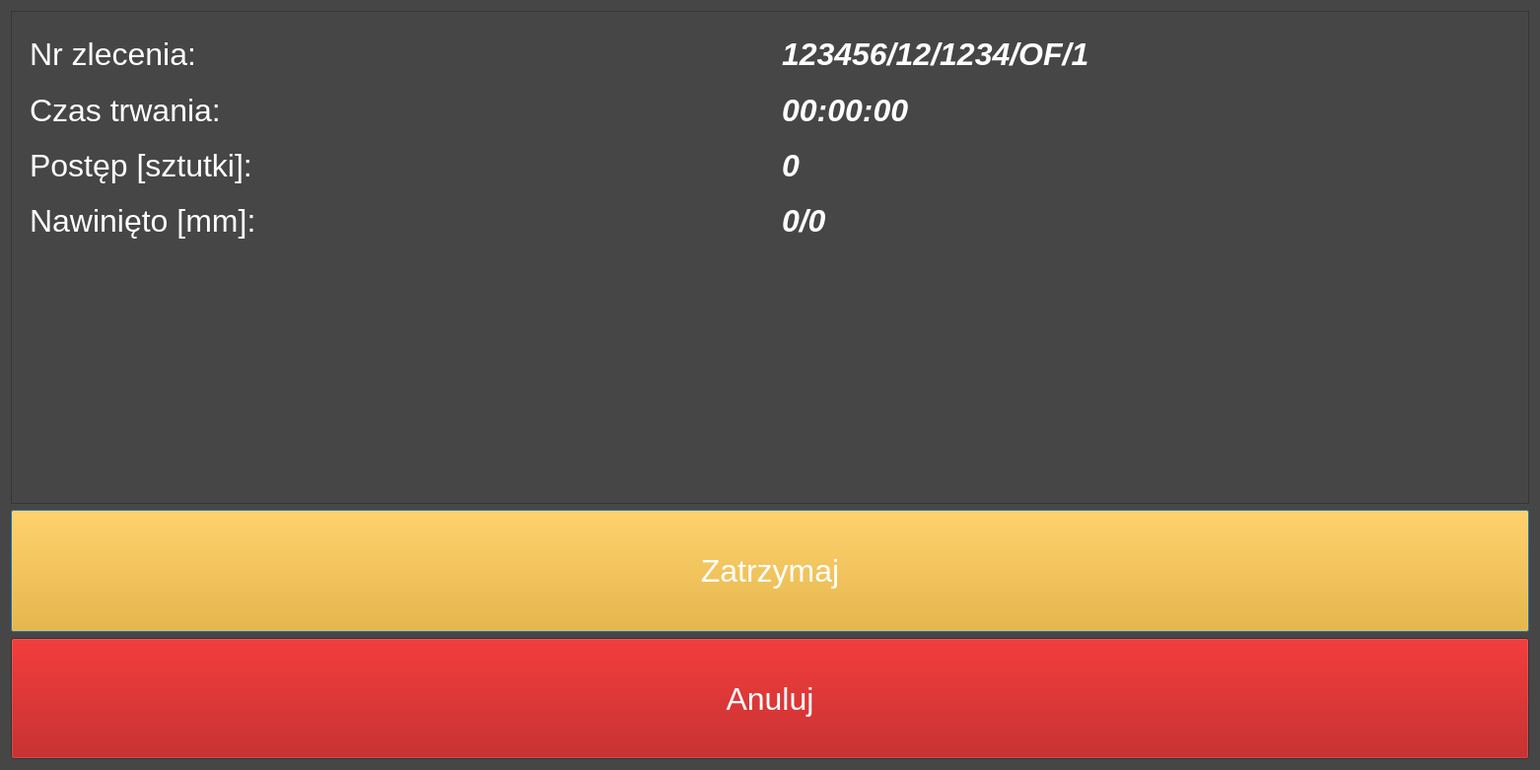
<?xml version="1.0" encoding="UTF-8"?>
<ui version="4.0">
 <class>winding_in_progress_Dialog</class>
 <widget class="QDialog" name="winding_in_progress_Dialog">
  <property name="geometry">
   <rect>
    <x>0</x>
    <y>0</y>
    <width>1562</width>
    <height>781</height>
   </rect>
  </property>
  <property name="palette">
   <palette>
    <active>
     <colorrole role="WindowText">
      <brush brushstyle="SolidPattern">
       <color alpha="255">
        <red>255</red>
        <green>255</green>
        <blue>255</blue>
       </color>
      </brush>
     </colorrole>
     <colorrole role="Button">
      <brush brushstyle="SolidPattern">
       <color alpha="255">
        <red>70</red>
        <green>70</green>
        <blue>70</blue>
       </color>
      </brush>
     </colorrole>
     <colorrole role="Light">
      <brush brushstyle="SolidPattern">
       <color alpha="255">
        <red>105</red>
        <green>105</green>
        <blue>105</blue>
       </color>
      </brush>
     </colorrole>
     <colorrole role="Midlight">
      <brush brushstyle="SolidPattern">
       <color alpha="255">
        <red>87</red>
        <green>87</green>
        <blue>87</blue>
       </color>
      </brush>
     </colorrole>
     <colorrole role="Dark">
      <brush brushstyle="SolidPattern">
       <color alpha="255">
        <red>35</red>
        <green>35</green>
        <blue>35</blue>
       </color>
      </brush>
     </colorrole>
     <colorrole role="Mid">
      <brush brushstyle="SolidPattern">
       <color alpha="255">
        <red>47</red>
        <green>47</green>
        <blue>47</blue>
       </color>
      </brush>
     </colorrole>
     <colorrole role="Text">
      <brush brushstyle="SolidPattern">
       <color alpha="255">
        <red>255</red>
        <green>255</green>
        <blue>255</blue>
       </color>
      </brush>
     </colorrole>
     <colorrole role="BrightText">
      <brush brushstyle="SolidPattern">
       <color alpha="255">
        <red>255</red>
        <green>255</green>
        <blue>255</blue>
       </color>
      </brush>
     </colorrole>
     <colorrole role="ButtonText">
      <brush brushstyle="SolidPattern">
       <color alpha="255">
        <red>255</red>
        <green>255</green>
        <blue>255</blue>
       </color>
      </brush>
     </colorrole>
     <colorrole role="Base">
      <brush brushstyle="SolidPattern">
       <color alpha="255">
        <red>0</red>
        <green>0</green>
        <blue>0</blue>
       </color>
      </brush>
     </colorrole>
     <colorrole role="Window">
      <brush brushstyle="SolidPattern">
       <color alpha="255">
        <red>70</red>
        <green>70</green>
        <blue>70</blue>
       </color>
      </brush>
     </colorrole>
     <colorrole role="Shadow">
      <brush brushstyle="SolidPattern">
       <color alpha="255">
        <red>0</red>
        <green>0</green>
        <blue>0</blue>
       </color>
      </brush>
     </colorrole>
     <colorrole role="AlternateBase">
      <brush brushstyle="SolidPattern">
       <color alpha="255">
        <red>35</red>
        <green>35</green>
        <blue>35</blue>
       </color>
      </brush>
     </colorrole>
     <colorrole role="ToolTipBase">
      <brush brushstyle="SolidPattern">
       <color alpha="255">
        <red>255</red>
        <green>255</green>
        <blue>220</blue>
       </color>
      </brush>
     </colorrole>
     <colorrole role="ToolTipText">
      <brush brushstyle="SolidPattern">
       <color alpha="255">
        <red>0</red>
        <green>0</green>
        <blue>0</blue>
       </color>
      </brush>
     </colorrole>
     <colorrole role="PlaceholderText">
      <brush brushstyle="SolidPattern">
       <color alpha="128">
        <red>255</red>
        <green>255</green>
        <blue>255</blue>
       </color>
      </brush>
     </colorrole>
    </active>
    <inactive>
     <colorrole role="WindowText">
      <brush brushstyle="SolidPattern">
       <color alpha="255">
        <red>255</red>
        <green>255</green>
        <blue>255</blue>
       </color>
      </brush>
     </colorrole>
     <colorrole role="Button">
      <brush brushstyle="SolidPattern">
       <color alpha="255">
        <red>70</red>
        <green>70</green>
        <blue>70</blue>
       </color>
      </brush>
     </colorrole>
     <colorrole role="Light">
      <brush brushstyle="SolidPattern">
       <color alpha="255">
        <red>105</red>
        <green>105</green>
        <blue>105</blue>
       </color>
      </brush>
     </colorrole>
     <colorrole role="Midlight">
      <brush brushstyle="SolidPattern">
       <color alpha="255">
        <red>87</red>
        <green>87</green>
        <blue>87</blue>
       </color>
      </brush>
     </colorrole>
     <colorrole role="Dark">
      <brush brushstyle="SolidPattern">
       <color alpha="255">
        <red>35</red>
        <green>35</green>
        <blue>35</blue>
       </color>
      </brush>
     </colorrole>
     <colorrole role="Mid">
      <brush brushstyle="SolidPattern">
       <color alpha="255">
        <red>47</red>
        <green>47</green>
        <blue>47</blue>
       </color>
      </brush>
     </colorrole>
     <colorrole role="Text">
      <brush brushstyle="SolidPattern">
       <color alpha="255">
        <red>255</red>
        <green>255</green>
        <blue>255</blue>
       </color>
      </brush>
     </colorrole>
     <colorrole role="BrightText">
      <brush brushstyle="SolidPattern">
       <color alpha="255">
        <red>255</red>
        <green>255</green>
        <blue>255</blue>
       </color>
      </brush>
     </colorrole>
     <colorrole role="ButtonText">
      <brush brushstyle="SolidPattern">
       <color alpha="255">
        <red>255</red>
        <green>255</green>
        <blue>255</blue>
       </color>
      </brush>
     </colorrole>
     <colorrole role="Base">
      <brush brushstyle="SolidPattern">
       <color alpha="255">
        <red>0</red>
        <green>0</green>
        <blue>0</blue>
       </color>
      </brush>
     </colorrole>
     <colorrole role="Window">
      <brush brushstyle="SolidPattern">
       <color alpha="255">
        <red>70</red>
        <green>70</green>
        <blue>70</blue>
       </color>
      </brush>
     </colorrole>
     <colorrole role="Shadow">
      <brush brushstyle="SolidPattern">
       <color alpha="255">
        <red>0</red>
        <green>0</green>
        <blue>0</blue>
       </color>
      </brush>
     </colorrole>
     <colorrole role="AlternateBase">
      <brush brushstyle="SolidPattern">
       <color alpha="255">
        <red>35</red>
        <green>35</green>
        <blue>35</blue>
       </color>
      </brush>
     </colorrole>
     <colorrole role="ToolTipBase">
      <brush brushstyle="SolidPattern">
       <color alpha="255">
        <red>255</red>
        <green>255</green>
        <blue>220</blue>
       </color>
      </brush>
     </colorrole>
     <colorrole role="ToolTipText">
      <brush brushstyle="SolidPattern">
       <color alpha="255">
        <red>0</red>
        <green>0</green>
        <blue>0</blue>
       </color>
      </brush>
     </colorrole>
     <colorrole role="PlaceholderText">
      <brush brushstyle="SolidPattern">
       <color alpha="128">
        <red>255</red>
        <green>255</green>
        <blue>255</blue>
       </color>
      </brush>
     </colorrole>
    </inactive>
    <disabled>
     <colorrole role="WindowText">
      <brush brushstyle="SolidPattern">
       <color alpha="255">
        <red>35</red>
        <green>35</green>
        <blue>35</blue>
       </color>
      </brush>
     </colorrole>
     <colorrole role="Button">
      <brush brushstyle="SolidPattern">
       <color alpha="255">
        <red>70</red>
        <green>70</green>
        <blue>70</blue>
       </color>
      </brush>
     </colorrole>
     <colorrole role="Light">
      <brush brushstyle="SolidPattern">
       <color alpha="255">
        <red>105</red>
        <green>105</green>
        <blue>105</blue>
       </color>
      </brush>
     </colorrole>
     <colorrole role="Midlight">
      <brush brushstyle="SolidPattern">
       <color alpha="255">
        <red>87</red>
        <green>87</green>
        <blue>87</blue>
       </color>
      </brush>
     </colorrole>
     <colorrole role="Dark">
      <brush brushstyle="SolidPattern">
       <color alpha="255">
        <red>35</red>
        <green>35</green>
        <blue>35</blue>
       </color>
      </brush>
     </colorrole>
     <colorrole role="Mid">
      <brush brushstyle="SolidPattern">
       <color alpha="255">
        <red>47</red>
        <green>47</green>
        <blue>47</blue>
       </color>
      </brush>
     </colorrole>
     <colorrole role="Text">
      <brush brushstyle="SolidPattern">
       <color alpha="255">
        <red>35</red>
        <green>35</green>
        <blue>35</blue>
       </color>
      </brush>
     </colorrole>
     <colorrole role="BrightText">
      <brush brushstyle="SolidPattern">
       <color alpha="255">
        <red>255</red>
        <green>255</green>
        <blue>255</blue>
       </color>
      </brush>
     </colorrole>
     <colorrole role="ButtonText">
      <brush brushstyle="SolidPattern">
       <color alpha="255">
        <red>35</red>
        <green>35</green>
        <blue>35</blue>
       </color>
      </brush>
     </colorrole>
     <colorrole role="Base">
      <brush brushstyle="SolidPattern">
       <color alpha="255">
        <red>70</red>
        <green>70</green>
        <blue>70</blue>
       </color>
      </brush>
     </colorrole>
     <colorrole role="Window">
      <brush brushstyle="SolidPattern">
       <color alpha="255">
        <red>70</red>
        <green>70</green>
        <blue>70</blue>
       </color>
      </brush>
     </colorrole>
     <colorrole role="Shadow">
      <brush brushstyle="SolidPattern">
       <color alpha="255">
        <red>0</red>
        <green>0</green>
        <blue>0</blue>
       </color>
      </brush>
     </colorrole>
     <colorrole role="AlternateBase">
      <brush brushstyle="SolidPattern">
       <color alpha="255">
        <red>70</red>
        <green>70</green>
        <blue>70</blue>
       </color>
      </brush>
     </colorrole>
     <colorrole role="ToolTipBase">
      <brush brushstyle="SolidPattern">
       <color alpha="255">
        <red>255</red>
        <green>255</green>
        <blue>220</blue>
       </color>
      </brush>
     </colorrole>
     <colorrole role="ToolTipText">
      <brush brushstyle="SolidPattern">
       <color alpha="255">
        <red>0</red>
        <green>0</green>
        <blue>0</blue>
       </color>
      </brush>
     </colorrole>
     <colorrole role="PlaceholderText">
      <brush brushstyle="SolidPattern">
       <color alpha="128">
        <red>255</red>
        <green>255</green>
        <blue>255</blue>
       </color>
      </brush>
     </colorrole>
    </disabled>
   </palette>
  </property>
  <property name="font">
   <font>
    <family>Tahoma</family>
    <pointsize>24</pointsize>
   </font>
  </property>
  <property name="windowTitle">
   <string>winding_in_progress_Dialog</string>
  </property>
  <layout class="QVBoxLayout" name="verticalLayout">
   <item>
    <widget class="QFrame" name="status_frame">
     <property name="minimumSize">
      <size>
       <width>0</width>
       <height>500</height>
      </size>
     </property>
     <property name="frameShape">
      <enum>QFrame::StyledPanel</enum>
     </property>
     <property name="frameShadow">
      <enum>QFrame::Raised</enum>
     </property>
     <layout class="QGridLayout" name="gridLayout">
      <item row="1" column="0">
       <widget class="QWidget" name="labels_widget" native="true">
        <layout class="QVBoxLayout" name="verticalLayout_5">
         <item>
          <widget class="QLabel" name="orderId_label">
           <property name="text">
            <string>Nr zlecenia:</string>
           </property>
          </widget>
         </item>
         <item>
          <widget class="QLabel" name="time_label">
           <property name="text">
            <string>Czas trwania:</string>
           </property>
          </widget>
         </item>
         <item>
          <widget class="QLabel" name="progress_label">
           <property name="text">
            <string>Postęp [sztutki]:</string>
           </property>
          </widget>
         </item>
         <item>
          <widget class="QLabel" name="lenght_label">
           <property name="text">
            <string>Nawinięto [mm]:</string>
           </property>
          </widget>
         </item>
        </layout>
       </widget>
      </item>
      <item row="1" column="1">
       <widget class="QWidget" name="values_widget" native="true">
        <property name="font">
         <font>
          <family>Tahoma</family>
          <pointsize>24</pointsize>
          <weight>75</weight>
          <italic>true</italic>
          <bold>true</bold>
         </font>
        </property>
        <layout class="QVBoxLayout" name="verticalLayout_6">
         <item>
          <widget class="QLabel" name="orderIdVal_label">
           <property name="text">
            <string>123456/12/1234/OF/1</string>
           </property>
          </widget>
         </item>
         <item>
          <widget class="QLabel" name="timeVal_label">
           <property name="text">
            <string>00:00:00</string>
           </property>
          </widget>
         </item>
         <item>
          <widget class="QLabel" name="lengthVal_label">
           <property name="text">
            <string>0</string>
           </property>
          </widget>
         </item>
         <item>
          <widget class="QLabel" name="progressVal_label">
           <property name="text">
            <string>0/0</string>
           </property>
          </widget>
         </item>
        </layout>
       </widget>
      </item>
      <item row="2" column="0" colspan="2">
       <widget class="QLabel" name="info_label">
        <property name="enabled">
         <bool>true</bool>
        </property>
        <property name="palette">
         <palette>
          <active>
           <colorrole role="WindowText">
            <brush brushstyle="SolidPattern">
             <color alpha="255">
              <red>255</red>
              <green>255</green>
              <blue>0</blue>
             </color>
            </brush>
           </colorrole>
          </active>
          <inactive>
           <colorrole role="WindowText">
            <brush brushstyle="SolidPattern">
             <color alpha="255">
              <red>255</red>
              <green>255</green>
              <blue>0</blue>
             </color>
            </brush>
           </colorrole>
          </inactive>
          <disabled>
           <colorrole role="WindowText">
            <brush brushstyle="SolidPattern">
             <color alpha="255">
              <red>120</red>
              <green>120</green>
              <blue>120</blue>
             </color>
            </brush>
           </colorrole>
          </disabled>
         </palette>
        </property>
        <property name="font">
         <font>
          <family>Tahoma</family>
          <pointsize>30</pointsize>
          <weight>75</weight>
          <bold>true</bold>
         </font>
        </property>
        <property name="text">
         <string/>
        </property>
        <property name="alignment">
         <set>Qt::AlignCenter</set>
        </property>
       </widget>
      </item>
     </layout>
    </widget>
   </item>
   <item>
    <layout class="QVBoxLayout" name="PushButtons_widget">
     <item>
      <widget class="QPushButton" name="first_pushButton">
       <property name="sizePolicy">
        <sizepolicy hsizetype="Minimum" vsizetype="MinimumExpanding">
         <horstretch>0</horstretch>
         <verstretch>0</verstretch>
        </sizepolicy>
       </property>
       <property name="palette">
        <palette>
         <active>
          <colorrole role="Button">
           <brush brushstyle="SolidPattern">
            <color alpha="255">
             <red>255</red>
             <green>170</green>
             <blue>0</blue>
            </color>
           </brush>
          </colorrole>
         </active>
         <inactive>
          <colorrole role="Button">
           <brush brushstyle="SolidPattern">
            <color alpha="255">
             <red>255</red>
             <green>170</green>
             <blue>0</blue>
            </color>
           </brush>
          </colorrole>
         </inactive>
         <disabled>
          <colorrole role="Button">
           <brush brushstyle="SolidPattern">
            <color alpha="255">
             <red>255</red>
             <green>170</green>
             <blue>0</blue>
            </color>
           </brush>
          </colorrole>
         </disabled>
        </palette>
       </property>
       <property name="text">
        <string>Zatrzymaj</string>
       </property>
      </widget>
     </item>
     <item>
      <widget class="QPushButton" name="second_pushButton">
       <property name="sizePolicy">
        <sizepolicy hsizetype="Minimum" vsizetype="MinimumExpanding">
         <horstretch>0</horstretch>
         <verstretch>0</verstretch>
        </sizepolicy>
       </property>
       <property name="palette">
        <palette>
         <active>
          <colorrole role="Button">
           <brush brushstyle="SolidPattern">
            <color alpha="255">
             <red>170</red>
             <green>0</green>
             <blue>0</blue>
            </color>
           </brush>
          </colorrole>
         </active>
         <inactive>
          <colorrole role="Button">
           <brush brushstyle="SolidPattern">
            <color alpha="255">
             <red>170</red>
             <green>0</green>
             <blue>0</blue>
            </color>
           </brush>
          </colorrole>
         </inactive>
         <disabled>
          <colorrole role="Button">
           <brush brushstyle="SolidPattern">
            <color alpha="255">
             <red>170</red>
             <green>0</green>
             <blue>0</blue>
            </color>
           </brush>
          </colorrole>
         </disabled>
        </palette>
       </property>
       <property name="text">
        <string>Anuluj</string>
       </property>
      </widget>
     </item>
    </layout>
   </item>
  </layout>
 </widget>
 <resources/>
 <connections/>
</ui>
